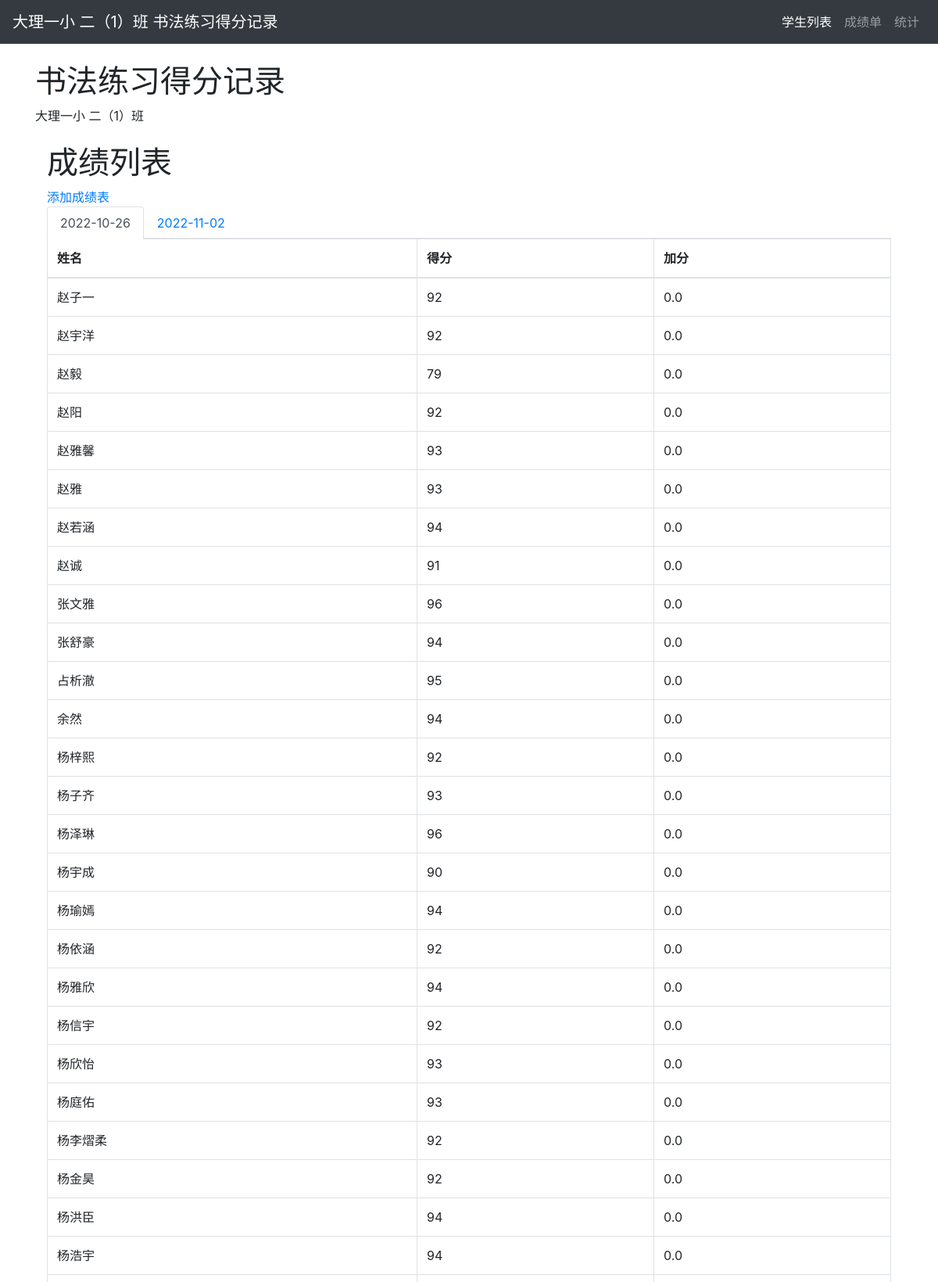
Page /score/ (upper part) on the committed database.
### myapp/models.py (models this page shows, shortened)
class Score(models.Model):
    student = models.ForeignKey(Student, on_delete=models.CASCADE)
    score = models.IntegerField(null=True)
    add_score = models.IntegerField(default=0,null=True)  # 添加一个新的字段
    date = models.DateField()

class Student(models.Model):
    student_id = models.AutoField(primary_key=True)
    name = models.CharField(max_length=100)
    sex = models.CharField(max_length=10)
    age = models.IntegerField()
    grade = models.CharField(max_length=10)

### myapp/views.py (the view)
# urls.py: path('score/', score_list, name='score_list'), # 更新 score_list 路由
def score_list(request):
    scores = Score.objects.order_by('date').values('date').distinct()
    print(scores)
    score_list = {}
    for score in scores:
        date = score['date']
        score_list[date] = Score.objects.filter(date=date)
    return render(request, 'score_list.html', {'scores': score_list})

### myapp/templates/score_list.html (shortened to what this page needs)
{% extends 'base.html' %}
{% block content %}
  <h1>成绩列表</h1>
  <a href="{% url 'add_score' %}">添加成绩表</a>
<link rel="stylesheet" href="https://cdn.bootcdn.net/ajax/libs/twitter-bootstrap/4.6.0/css/bootstrap.min.css">
  <ul class="nav nav-tabs">
    {% for date, score_list in scores.items %}
        <li class="nav-item">
            <a class="nav-link{% if forloop.first %} active{% endif %}" data-toggle="tab" href="#{{ date|date:'Y-m-d' }}">{{ date|date:'Y-m-d' }}</a>
        </li>
    {% endfor %}
</ul>
  <div class="tab-content">
    {% for date, score_list in scores.items %}
        <div class="tab-pane{% if forloop.first %} active{% endif %}" id="{{ date|date:'Y-m-d'  }}">
            <table class="table table-bordered">
                <thead>
                    <tr>
                        <th>姓名</th>
                        <th>得分</th>
                        <th>加分</th>
                    </tr>
                </thead>
                <tbody>
                    {% for score in score_list %}
                        <tr>
                            <td>{{ score.student.name }}</td>
                            <td>{{ score.score }}</td>
                            <td>{{ score.add_score }}</td>
                        </tr>
                    {% endfor %}
                </tbody>
            </table>
        </div>
    {% endfor %}
</div>
{% endblock %}

### myapp/templates/base.html (shortened to what this page needs)
<!DOCTYPE html>
<html lang="zh-cmn-Hans">
<head>
    <link href="https://cdn.jsdelivr.net/npm/bootstrap@4.5.2/dist/css/bootstrap.min.css" rel="stylesheet">
</head>
<body>
    <nav class="navbar navbar-expand-lg navbar-dark bg-dark">
        <a class="navbar-brand" href="#">大理一小 二（1）班 书法练习得分记录</a>
        <div class="collapse navbar-collapse" id="navbarNav">
            <ul class="navbar-nav ml-auto">
                <li class="nav-item active">
                    <a class="nav-link" href="/">学生列表<span class="sr-only">(current)</span></a>
                </li>
                <li class="nav-item">
                    <a class="nav-link" href="../score/">成绩单</a>
                </li>
                <li class="nav-item">
                    <a class="nav-link" href="#">统计</a>
                </li>
            </ul>
        </div>
    </nav>
    <div class="container mt-4">
        <h1>书法练习得分记录</h1>
        <p>大理一小 二（1）班 </p>
        <div class="container mt-4">
            {% block content %}
            {% endblock %}
        </div>
    </div>
</body>
</html>

### rows in the picture
Score: student.name "赵子一", score "92", add_score "0.0"
Score: student.name "赵宇洋", score "92", add_score "0.0"
Score: student.name "赵毅", score "79", add_score "0.0"
Score: student.name "赵阳", score "92", add_score "0.0"
Score: student.name "赵雅馨", score "93", add_score "0.0"
Score: student.name "赵雅", score "93", add_score "0.0"
Score: student.name "赵若涵", score "94", add_score "0.0"
Score: student.name "赵诚", score "91", add_score "0.0"
Score: student.name "张文雅", score "96", add_score "0.0"
Score: student.name "张舒豪", score "94", add_score "0.0"
Score: student.name "占析澈", score "95", add_score "0.0"
Score: student.name "余然", score "94", add_score "0.0"
Score: student.name "杨梓熙", score "92", add_score "0.0"
Score: student.name "杨子齐", score "93", add_score "0.0"
Score: student.name "杨泽琳", score "96", add_score "0.0"
Score: student.name "杨宇成", score "90", add_score "0.0"
Score: student.name "杨瑜嫣", score "94", add_score "0.0"
Score: student.name "杨依涵", score "92", add_score "0.0"
Score: student.name "杨雅欣", score "94", add_score "0.0"
Score: student.name "杨信宇", score "92", add_score "0.0"
Score: student.name "杨欣怡", score "93", add_score "0.0"
Score: student.name "杨庭佑", score "93", add_score "0.0"
Score: student.name "杨李熠柔", score "92", add_score "0.0"
Score: student.name "杨金昊", score "92", add_score "0.0"
Score: student.name "杨洪臣", score "94", add_score "0.0"
Score: student.name "杨浩宇", score "94", add_score "0.0"

### other values in the picture
{{ date|date:'Y-m-d' }} "2022-10-26" "2022-11-02"
